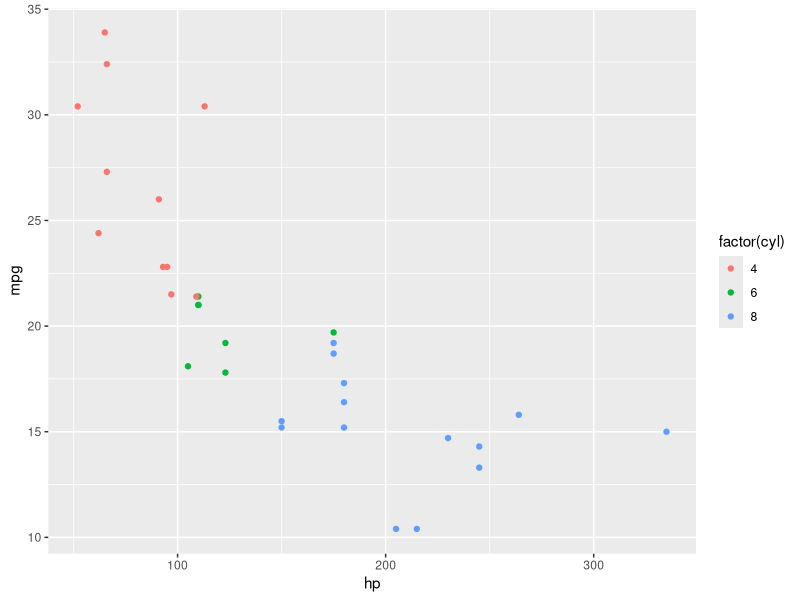

Here is the R script that generated this plot:
## ---- chunk 1
library(tidyverse)
## ---- chunk 2
qplot(hp, mpg, col = factor(cyl), data = mtcars)
## ---- chunk 3
knitr::kable(head(mtcars), digits = 1)
## ---- chunk 4
mod <- lm(mpg ~ hp + cyl, data = mtcars)
knitr::kable(broom::tidy(mod), digits = 3)
## ---- chunk 5
ts <- with(mtcars,t.test(hp[cyl==4], hp[cyl==6]))
